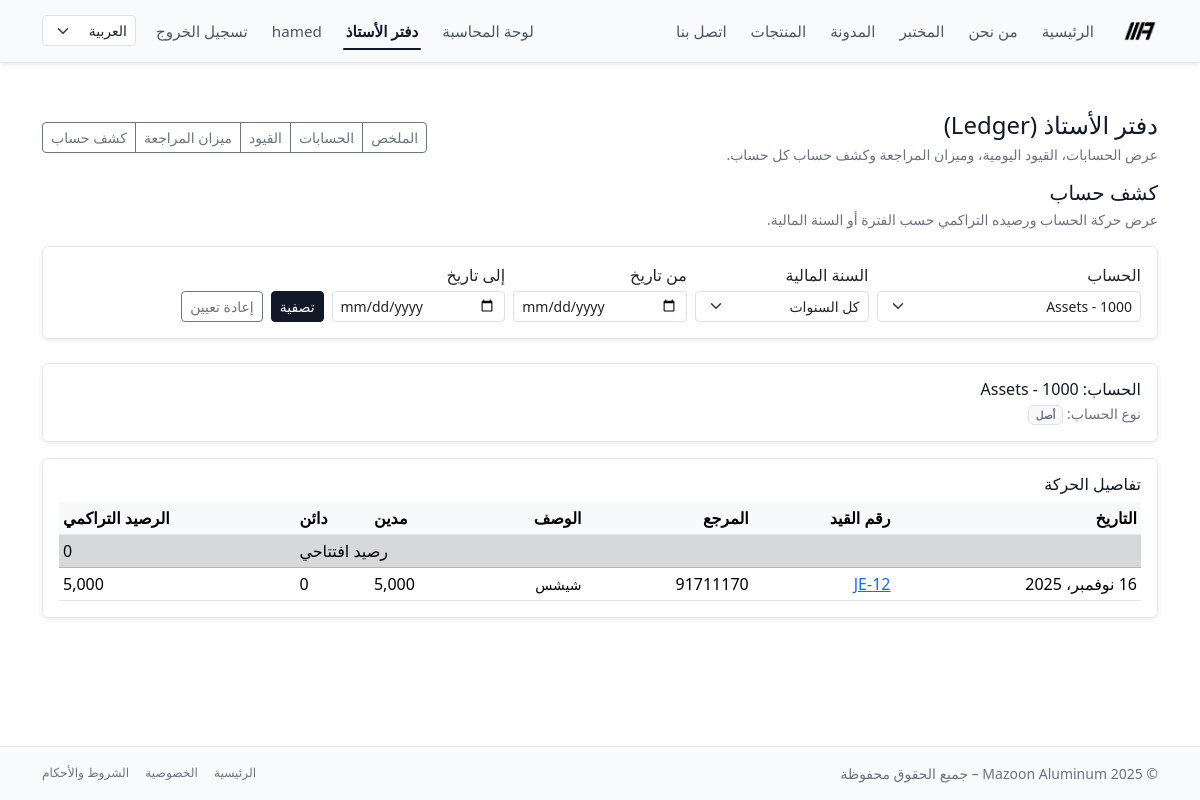
Page /ar/ledger/reports/account-ledger/?account=1 (signed in) on the earlier database version.
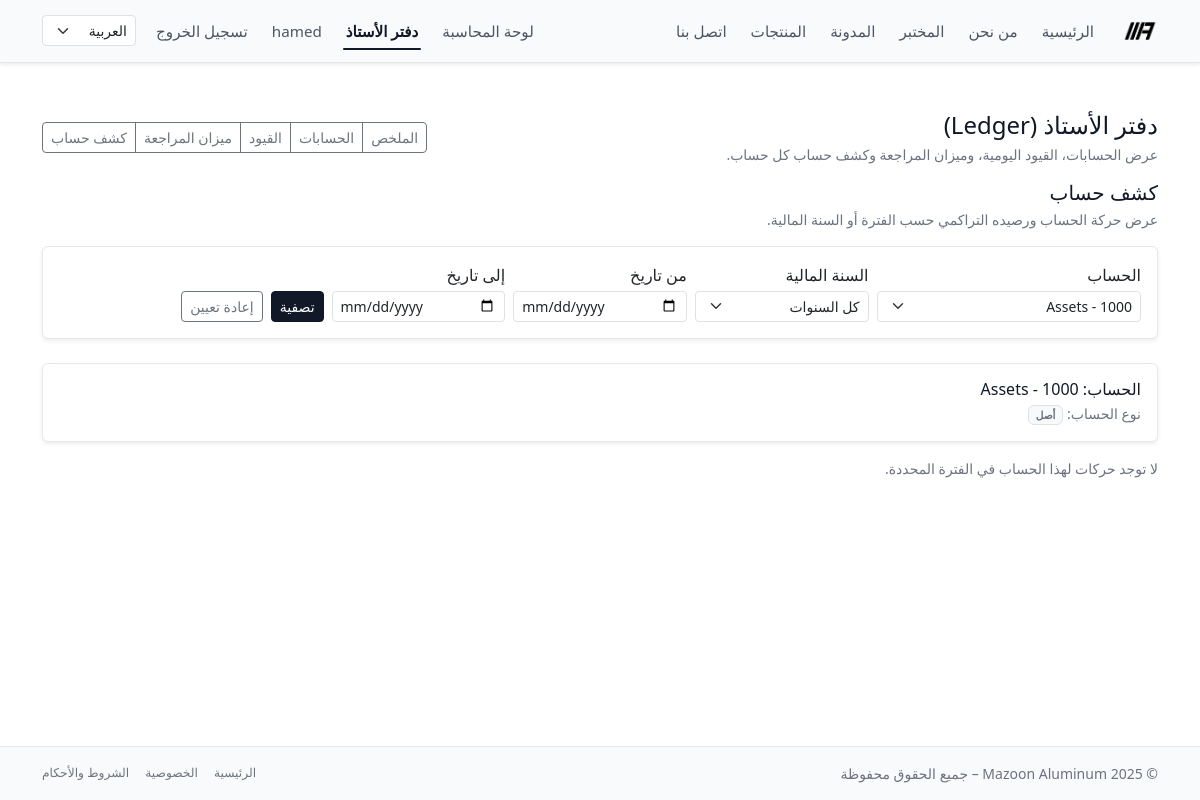
Same page on the later database version.
### ledger/models.py (models this page shows, shortened)
class JournalEntry(models.Model):
    fiscal_year = models.ForeignKey(
        FiscalYear,
        null=True,
        blank=True,
        on_delete=models.PROTECT,
        related_name="entries",
        verbose_name=_("السنة المالية"),
    )
    journal = models.ForeignKey(
        "Journal",
        null=True,
        blank=True,
        on_delete=models.PROTECT,
        related_name="entries",
        verbose_name=_("دفتر اليومية"),
    )
    date = models.DateField(default=timezone.now, verbose_name=_("التاريخ"))
    reference = models.CharField(max_length=50, blank=True, verbose_name=_("المرجع"))
    description = models.TextField(blank=True, verbose_name=_("الوصف"))
    number = models.CharField(
        max_length=32,
        unique=True,
        null=True,
        blank=True,
        verbose_name=_("رقم القيد"),
    )
    posted = models.BooleanField(default=False, verbose_name=_("مرحّل"))
    posted_at = models.DateTimeField(
        null=True,
        blank=True,
        verbose_name=_("تاريخ الترحيل"),
    )
    posted_by = models.ForeignKey(
        User,
        null=True,
        blank=True,
        on_delete=models.SET_NULL,
        related_name="posted_journal_entries",
        verbose_name=_("مُرحّل بواسطة"),
    )
    created_at = models.DateTimeField(auto_now_add=True)
    created_by = models.ForeignKey(
        User,
        null=True,
        blank=True,
        on_delete=models.SET_NULL,
        verbose_name=_("أنشئ بواسطة"),
    )
    class Meta:
        ordering = ["-date", "-id"]

class JournalLine(models.Model):
    entry = models.ForeignKey(
        JournalEntry,
        related_name="lines",
        on_delete=models.CASCADE,
        verbose_name=_("قيد اليومية"),
    )
    account = models.ForeignKey(
        Account,
        on_delete=models.PROTECT,
        verbose_name=_("الحساب"),
    )
    description = models.CharField(
        max_length=255,
        blank=True,
        verbose_name=_("الوصف"),
    )
    debit = models.DecimalField(
        max_digits=12,
        decimal_places=3,
        default=0,
        verbose_name=_("مدين"),
    )
    credit = models.DecimalField(
        max_digits=12,
        decimal_places=3,
        default=0,
        verbose_name=_("دائن"),
    )
    order = models.PositiveIntegerField(default=0)
    class Meta:
        ordering = ["order", "id"]
        constraints = [
            models.CheckConstraint(
                check=~(models.Q(debit__gt=0) & models.Q(credit__gt=0)),
                name="ledger_line_not_both_debit_credit",
            )
        ]

### ledger/views.py (the view, shortened to what this page needs)
# urls.py: path("reports/account-ledger/", views.account_ledger_view, name="account_ledger"),
@accounting_staff_required
@fiscal_year_required
def account_ledger_view(request):
    form = AccountLedgerFilterForm(request.GET or None)
    account = None
    opening_balance = Decimal("0")
    running_lines = []
    if form.is_valid():
        account = form.cleaned_data.get("account")
        fiscal_year = form.cleaned_data.get("fiscal_year")
        date_from = form.cleaned_data.get("date_from")
        date_to = form.cleaned_data.get("date_to")
        if account:
            lines_qs = (
                JournalLine.objects
                .select_related("entry")
                .filter(
                    account=account,
                    entry__posted=True,
                )
            )
            if fiscal_year:
                lines_qs = lines_qs.filter(entry__fiscal_year=fiscal_year)
            else:
                if date_from:
                    lines_qs = lines_qs.filter(entry__date__gte=date_from)
                if date_to:
                    lines_qs = lines_qs.filter(entry__date__lte=date_to)
            lines_qs = lines_qs.order_by("entry__date", "entry_id", "id")
            def calculate_balance(account_type, debit, credit):
                debit = debit or Decimal("0")
                credit = credit or Decimal("0")
                if account_type in [Account.Type.ASSET, Account.Type.EXPENSE]:
                    return debit - credit
                else:
                    return credit - debit
            opening_balance = Decimal("0")
            balance = opening_balance
            for line in lines_qs:
                delta = calculate_balance(
                    account.type,
                    line.debit,
                    line.credit,
                )
                balance += delta
                running_lines.append(
                    {
                        "date": line.entry.date,
                        "entry_id": line.entry.id,
                        "reference": line.entry.reference or "-",
                        "description": line.description or line.entry.description,
                        "debit": line.debit or Decimal("0"),
                        "credit": line.credit or Decimal("0"),
                        "balance": balance,
                    }
                )
    context = {
        "form": form,
        "account": account,
        "opening_balance": opening_balance,
        "lines": running_lines,
    }
    return render(request, "ledger/reports/account_ledger.html", context)

### ledger/forms.py
class AccountLedgerFilterForm(forms.Form):
    account = forms.ModelChoiceField(
        queryset=Account.objects.filter(is_active=True),
        required=False,
        label=_("الحساب"),
        widget=forms.Select(attrs={"class": "form-select form-select-sm"}),
    )
    fiscal_year = forms.ModelChoiceField(
        queryset=FiscalYear.objects.order_by("-year"),
        required=False,
        label=_("السنة المالية"),
        empty_label=_("كل السنوات"),
        widget=forms.Select(attrs={"class": "form-select form-select-sm"}),
    )
    date_from = forms.DateField(
        required=False,
        label=_("من تاريخ"),
        widget=forms.DateInput(
            attrs={"type": "date", "class": "form-control form-control-sm"}
        ),
    )
    date_to = forms.DateField(
        required=False,
        label=_("إلى تاريخ"),
        widget=forms.DateInput(
            attrs={"type": "date", "class": "form-control form-control-sm"}
        ),
    )

### accounting/views.py (called while the page is built)
def is_accounting_staff(user):
    return (
        user.is_authenticated
        and user.is_active
        and user.groups.filter(name="accounting_staff").exists()
    )

### ledger/models.py (called while the page is built)
    def __str__(self) -> str:
        return str(self.year)

### templates/ledger/reports/account_ledger.html (shortened to what the changed rows need)
{% extends "ledger/base_ledger.html" %}
{% load i18n %}
{% block ledger_content %}
<div class="mb-3 d-flex flex-wrap justify-content-between align-items-center gap-2">
  <div>
    <h2 class="h5 mb-1">{% trans "كشف حساب" %}</h2>
  </div>
</div>
<div class="card shadow-sm border-0 mb-4">
  <div class="card-body">
  </div>
</div>
{% if account %}
  <div class="card shadow-sm border-0 mb-3">
    <div class="card-body d-flex flex-wrap justify-content-between align-items-center gap-2">
    </div>
  </div>
  {% if lines or opening_balance %}
    <div class="card shadow-sm border-0">
      <div class="card-body">
        <div class="d-flex justify-content-between align-items-center mb-2">
          <h4 class="h6 mb-0">{% trans "تفاصيل الحركة" %}</h4>
        </div>
        <div class="table-responsive">
          <table class="table table-sm table-striped align-middle mb-0">
            <thead class="table-light">
              <tr>
                <th class="text-nowrap">{% trans "التاريخ" %}</th>
                <th class="text-nowrap">{% trans "رقم القيد" %}</th>
                <th class="text-nowrap">{% trans "المرجع" %}</th>
                <th class="text-nowrap">{% trans "الوصف" %}</th>
                <th class="text-end text-nowrap">{% trans "مدين" %}</th>
                <th class="text-end text-nowrap">{% trans "دائن" %}</th>
                <th class="text-end text-nowrap">{% trans "الرصيد التراكمي" %}</th>
              </tr>
            </thead>
            <tbody>
              <tr class="table-secondary">
                <td colspan="6" class="text-end">
                  {% trans "رصيد افتتاحي" %}
                </td>
                <td class="text-end">{{ opening_balance }}</td>
              </tr>
              {% for item in lines %}
                <tr>
                  <td class="text-nowrap">{{ item.date }}</td>
                  <td class="text-nowrap">
                    <a href="{% url 'ledger:journalentry_detail' item.entry_id %}">
                      JE-{{ item.entry_id }}
                    </a>
                  </td>
                  <td class="text-nowrap">
                    {{ item.reference|default:"-" }}
                  </td>
                  <td class="small">
                    {{ item.description|default:"-" }}
                  </td>
                  <td class="text-end text-nowrap">
                    {{ item.debit }}
                  </td>
                  <td class="text-end text-nowrap">
                    {{ item.credit }}
                  </td>
                  <td class="text-end text-nowrap">
                    {{ item.balance }}
                  </td>
                </tr>
              {% endfor %}
            </tbody>
          </table>
        </div>
      </div>
    </div>
  {% else %}
    <p class="text-muted small">
      {% trans "لا توجد حركات لهذا الحساب في الفترة المحددة." %}
    </p>
  {% endif %}
{% else %}
  <p class="text-muted small">
    {% trans "الرجاء اختيار حساب وتحديد الفترة (اختياري) ثم الضغط على زر التصفية لعرض كشف الحساب." %}
  </p>
{% endif %}
{% endblock %}

Differences in the rows shown:
no longer on this page (row edited): JournalEntry: date "16 نوفمبر، 2025", reference "91711170", description "شيشس"
removed JournalLine: debit "5,000"
Other differences:
{{ opening_balance }}: "0" → (not shown)
text no longer shown: "تفاصيل الحركة التاريخ رقم القيد المرجع الوصف مدين دائن الرصيد التراكمي رصيد افتتاحي"
text now shown: "لا توجد حركات لهذا الحساب في الفترة المحددة."
list line gone: "JE- 12 0 5,000"
